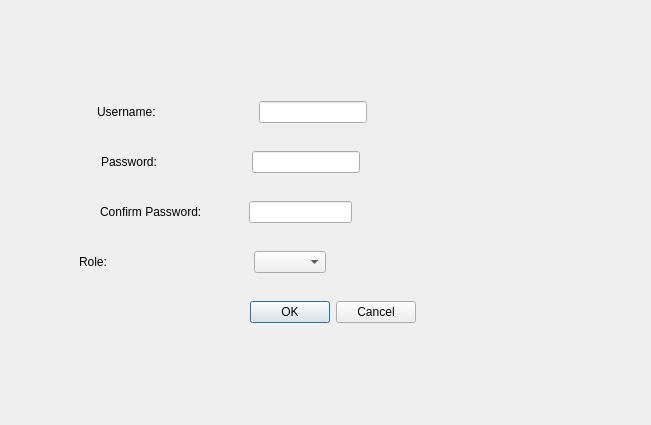
<?xml version="1.0" encoding="UTF-8"?>
<ui version="4.0">
 <class>Ui_AddUserDialog</class>
 <widget class="QDialog" name="Ui_AddUserDialog">
  <property name="geometry">
   <rect>
    <x>0</x>
    <y>0</y>
    <width>651</width>
    <height>425</height>
   </rect>
  </property>
  <property name="windowTitle">
   <string>Dialog</string>
  </property>
  <widget class="QWidget" name="verticalLayoutWidget">
   <property name="geometry">
    <rect>
     <x>49</x>
     <y>39</y>
     <width>551</width>
     <height>351</height>
    </rect>
   </property>
   <layout class="QVBoxLayout" name="verticalLayout">
    <item>
     <spacer name="verticalSpacer_2">
      <property name="orientation">
       <enum>Qt::Orientation::Vertical</enum>
      </property>
      <property name="sizeType">
       <enum>QSizePolicy::Policy::Preferred</enum>
      </property>
      <property name="sizeHint" stdset="0">
       <size>
        <width>20</width>
        <height>40</height>
       </size>
      </property>
     </spacer>
    </item>
    <item>
     <layout class="QHBoxLayout" name="usernameSection">
      <item>
       <spacer name="horizontalSpacer_3">
        <property name="orientation">
         <enum>Qt::Orientation::Horizontal</enum>
        </property>
        <property name="sizeType">
         <enum>QSizePolicy::Policy::Preferred</enum>
        </property>
        <property name="sizeHint" stdset="0">
         <size>
          <width>48</width>
          <height>20</height>
         </size>
        </property>
       </spacer>
      </item>
      <item>
       <widget class="QLabel" name="usernameLabel">
        <property name="text">
         <string>Username:</string>
        </property>
       </widget>
      </item>
      <item>
       <spacer name="horizontalSpacer">
        <property name="orientation">
         <enum>Qt::Orientation::Horizontal</enum>
        </property>
        <property name="sizeType">
         <enum>QSizePolicy::Policy::Expanding</enum>
        </property>
        <property name="sizeHint" stdset="0">
         <size>
          <width>76</width>
          <height>20</height>
         </size>
        </property>
       </spacer>
      </item>
      <item>
       <widget class="QLineEdit" name="usernameLineEdit"/>
      </item>
      <item>
       <spacer name="horizontalSpacer_2">
        <property name="orientation">
         <enum>Qt::Orientation::Horizontal</enum>
        </property>
        <property name="sizeType">
         <enum>QSizePolicy::Policy::Preferred</enum>
        </property>
        <property name="sizeHint" stdset="0">
         <size>
          <width>233</width>
          <height>20</height>
         </size>
        </property>
       </spacer>
      </item>
     </layout>
    </item>
    <item>
     <layout class="QHBoxLayout" name="passwordSection">
      <item>
       <spacer name="horizontalSpacer_4">
        <property name="orientation">
         <enum>Qt::Orientation::Horizontal</enum>
        </property>
        <property name="sizeType">
         <enum>QSizePolicy::Policy::Preferred</enum>
        </property>
        <property name="sizeHint" stdset="0">
         <size>
          <width>53</width>
          <height>20</height>
         </size>
        </property>
       </spacer>
      </item>
      <item>
       <widget class="QLabel" name="passwordLabel">
        <property name="text">
         <string>Password:</string>
        </property>
       </widget>
      </item>
      <item>
       <spacer name="horizontalSpacer_5">
        <property name="orientation">
         <enum>Qt::Orientation::Horizontal</enum>
        </property>
        <property name="sizeType">
         <enum>QSizePolicy::Policy::Expanding</enum>
        </property>
        <property name="sizeHint" stdset="0">
         <size>
          <width>90</width>
          <height>20</height>
         </size>
        </property>
       </spacer>
      </item>
      <item>
       <widget class="QLineEdit" name="passwordLineEdit"/>
      </item>
      <item>
       <spacer name="horizontalSpacer_6">
        <property name="orientation">
         <enum>Qt::Orientation::Horizontal</enum>
        </property>
        <property name="sizeType">
         <enum>QSizePolicy::Policy::Preferred</enum>
        </property>
        <property name="sizeHint" stdset="0">
         <size>
          <width>241</width>
          <height>20</height>
         </size>
        </property>
       </spacer>
      </item>
     </layout>
    </item>
    <item>
     <layout class="QHBoxLayout" name="confirmPasswordSection">
      <item>
       <spacer name="horizontalSpacer_7">
        <property name="orientation">
         <enum>Qt::Orientation::Horizontal</enum>
        </property>
        <property name="sizeType">
         <enum>QSizePolicy::Policy::Preferred</enum>
        </property>
        <property name="sizeHint" stdset="0">
         <size>
          <width>56</width>
          <height>20</height>
         </size>
        </property>
       </spacer>
      </item>
      <item>
       <widget class="QLabel" name="confirlmPasswordLabel">
        <property name="text">
         <string>Confirm Password:</string>
        </property>
       </widget>
      </item>
      <item>
       <spacer name="horizontalSpacer_8">
        <property name="orientation">
         <enum>Qt::Orientation::Horizontal</enum>
        </property>
        <property name="sizeType">
         <enum>QSizePolicy::Policy::Preferred</enum>
        </property>
        <property name="sizeHint" stdset="0">
         <size>
          <width>46</width>
          <height>20</height>
         </size>
        </property>
       </spacer>
      </item>
      <item>
       <widget class="QLineEdit" name="confirmPasswordLineEdit"/>
      </item>
      <item>
       <spacer name="horizontalSpacer_9">
        <property name="orientation">
         <enum>Qt::Orientation::Horizontal</enum>
        </property>
        <property name="sizeType">
         <enum>QSizePolicy::Policy::Preferred</enum>
        </property>
        <property name="sizeHint" stdset="0">
         <size>
          <width>253</width>
          <height>20</height>
         </size>
        </property>
       </spacer>
      </item>
     </layout>
    </item>
    <item>
     <layout class="QHBoxLayout" name="roleSection">
      <item>
       <spacer name="horizontalSpacer_10">
        <property name="orientation">
         <enum>Qt::Orientation::Horizontal</enum>
        </property>
        <property name="sizeType">
         <enum>QSizePolicy::Policy::Preferred</enum>
        </property>
        <property name="sizeHint" stdset="0">
         <size>
          <width>30</width>
          <height>20</height>
         </size>
        </property>
       </spacer>
      </item>
      <item>
       <widget class="QLabel" name="roleLabel">
        <property name="text">
         <string>Role:</string>
        </property>
       </widget>
      </item>
      <item>
       <spacer name="horizontalSpacer_11">
        <property name="orientation">
         <enum>Qt::Orientation::Horizontal</enum>
        </property>
        <property name="sizeType">
         <enum>QSizePolicy::Policy::Expanding</enum>
        </property>
        <property name="sizeHint" stdset="0">
         <size>
          <width>40</width>
          <height>20</height>
         </size>
        </property>
       </spacer>
      </item>
      <item>
       <widget class="QComboBox" name="roleComboBox"/>
      </item>
      <item>
       <spacer name="horizontalSpacer_12">
        <property name="orientation">
         <enum>Qt::Orientation::Horizontal</enum>
        </property>
        <property name="sizeType">
         <enum>QSizePolicy::Policy::Preferred</enum>
        </property>
        <property name="sizeHint" stdset="0">
         <size>
          <width>274</width>
          <height>20</height>
         </size>
        </property>
       </spacer>
      </item>
     </layout>
    </item>
    <item>
     <layout class="QHBoxLayout" name="horizontalLayout">
      <item>
       <spacer name="horizontalSpacer_13">
        <property name="orientation">
         <enum>Qt::Orientation::Horizontal</enum>
        </property>
        <property name="sizeHint" stdset="0">
         <size>
          <width>40</width>
          <height>20</height>
         </size>
        </property>
       </spacer>
      </item>
      <item>
       <widget class="QDialogButtonBox" name="ButtonBox">
        <property name="standardButtons">
         <set>QDialogButtonBox::StandardButton::Cancel|QDialogButtonBox::StandardButton::Ok</set>
        </property>
       </widget>
      </item>
      <item>
       <spacer name="horizontalSpacer_14">
        <property name="orientation">
         <enum>Qt::Orientation::Horizontal</enum>
        </property>
        <property name="sizeHint" stdset="0">
         <size>
          <width>40</width>
          <height>20</height>
         </size>
        </property>
       </spacer>
      </item>
     </layout>
    </item>
    <item>
     <spacer name="verticalSpacer">
      <property name="orientation">
       <enum>Qt::Orientation::Vertical</enum>
      </property>
      <property name="sizeType">
       <enum>QSizePolicy::Policy::Preferred</enum>
      </property>
      <property name="sizeHint" stdset="0">
       <size>
        <width>20</width>
        <height>40</height>
       </size>
      </property>
     </spacer>
    </item>
   </layout>
  </widget>
 </widget>
 <resources/>
 <connections/>
</ui>
